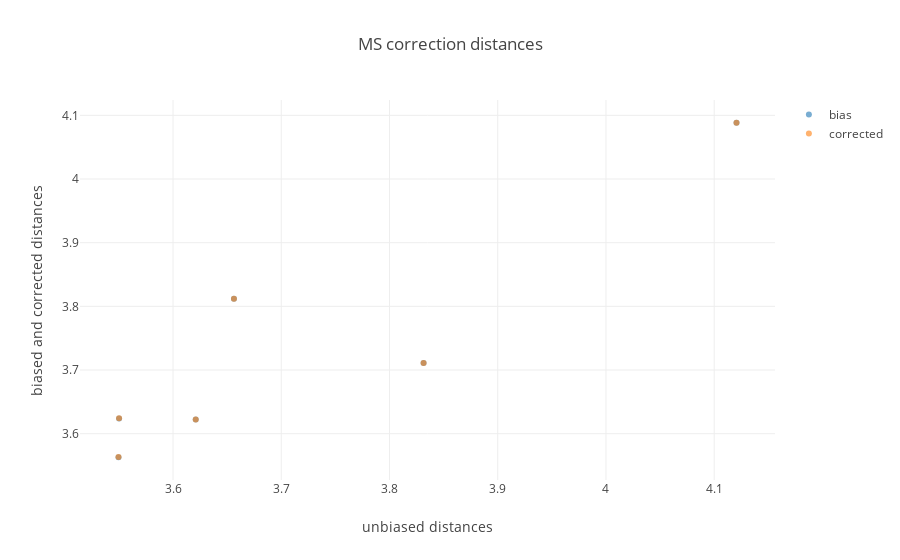

Notebook code for this chart:
### Markdown cell above
**Fig. 5** Principal-component-wise relation between pairwise centroid distances in Unbiased versus Corrected scenarios. Average distances were calculated between the projections of population specific haplotypes along specific PCs. Pearson's r was calculated using the function `pearsonr` of the python package `scipy.stats.stats`.

### Code cell
t= np.array([
    unbias_pair_dist,
    bias_pair_dist,
    corrected_pair_dist
]).T

fig_data= [go.Scatter(
    x= t[:,0],
    y= t[:,i],
    mode= 'markers',
    marker= dict(
        color= i,
        opacity= .6
    ),
    name= ['bias','corrected'][i-1]
    ) for i in [1,2]
]

layout = go.Layout(
    title= 'MS correction distances',
    yaxis=dict(
        title='biased and corrected distances'),
    xaxis=dict(
        title='unbiased distances')
)

fig= go.Figure(data=fig_data, layout=layout)
iplot(fig)

### Figure 1 — Plotly figure (JSON) as saved in the notebook; plotly's stock layout.template omitted (floating-point values rounded to 4 significant figures)
{"data": [{"marker": {"color": 1, "opacity": 0.6}, "mode": "markers", "name": "bias", "type": "scatter", "x": [3.621, 4.121, 3.656, 3.831, 3.55, 3.55], "y": [3.622, 4.088, 3.812, 3.711, 3.563, 3.624]}, {"marker": {"color": 2, "opacity": 0.6}, "mode": "markers", "name": "corrected", "type": "scatter", "x": [3.621, 4.121, 3.656, 3.831, 3.55, 3.55], "y": [3.622, 4.088, 3.812, 3.711, 3.563, 3.624]}], "layout": {"title": "MS correction distances", "xaxis": {"title": "unbiased distances"}, "yaxis": {"title": "biased and corrected distances"}}}
